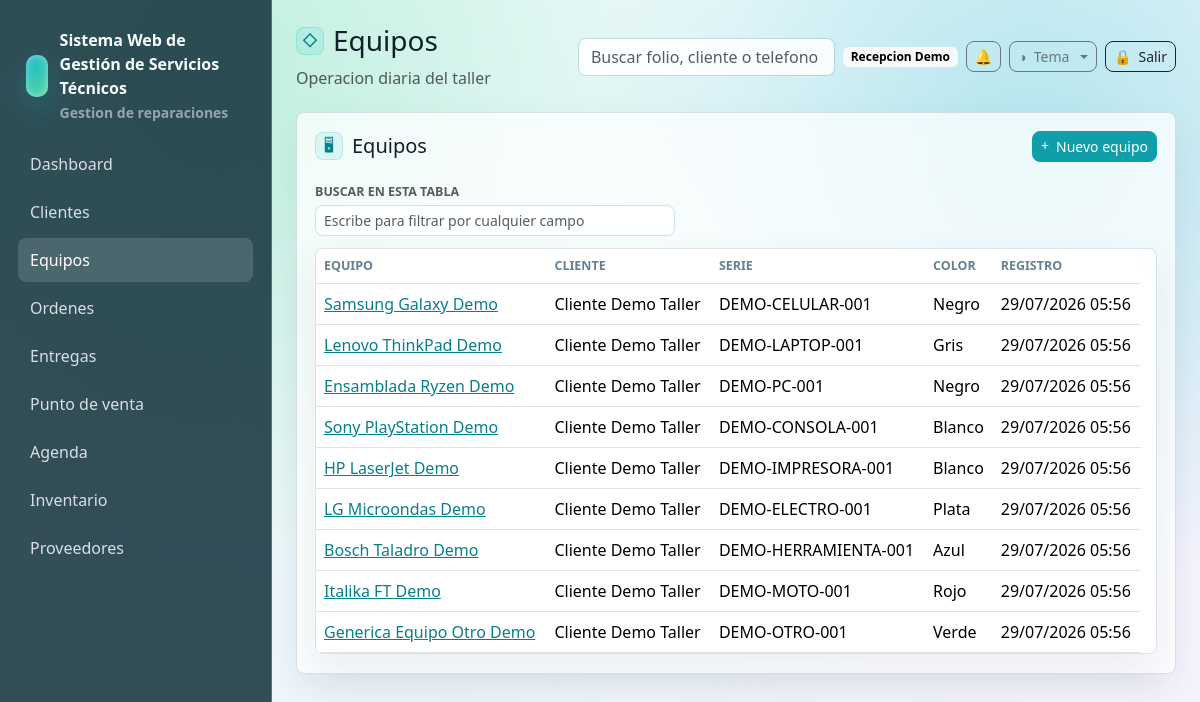
The page /equipos (signed in) on the database its author committed.
### tables this page shows
CREATE TABLE users (
    id INT UNSIGNED AUTO_INCREMENT PRIMARY KEY,
    name VARCHAR(160) NOT NULL,
    email VARCHAR(190) NOT NULL UNIQUE,
    password VARCHAR(255) NOT NULL,
    phone VARCHAR(40) NULL,
    status ENUM('activo','inactivo','bloqueado') NOT NULL DEFAULT 'activo',
    last_login_at DATETIME NULL,
    created_at DATETIME NOT NULL DEFAULT CURRENT_TIMESTAMP,
    updated_at DATETIME NULL ON UPDATE CURRENT_TIMESTAMP,
    deleted_at DATETIME NULL
);

CREATE TABLE equipos (
    id INT UNSIGNED AUTO_INCREMENT PRIMARY KEY,
    cliente_id INT UNSIGNED NOT NULL,
    tipo ENUM('celular','laptop','pc','consola','impresora','electrodomestico','herramienta','moto','otro') NOT NULL DEFAULT 'otro',
    marca_id INT UNSIGNED NULL,
    modelo_id INT UNSIGNED NULL,
    marca VARCHAR(120) NULL,
    modelo VARCHAR(120) NULL,
    numero_serie VARCHAR(120) NULL,
    imei VARCHAR(80) NULL,
    color VARCHAR(80) NULL,
    password_equipo VARCHAR(120) NULL,
    accesorios_recibidos TEXT NULL,
    estado_fisico TEXT NULL,
    observaciones TEXT NULL,
    created_at DATETIME NOT NULL DEFAULT CURRENT_TIMESTAMP,
    updated_at DATETIME NULL ON UPDATE CURRENT_TIMESTAMP,
    deleted_at DATETIME NULL,
    CONSTRAINT fk_equipos_cliente FOREIGN KEY (cliente_id) REFERENCES clientes(id),
    CONSTRAINT fk_equipos_marca FOREIGN KEY (marca_id) REFERENCES equipo_marcas(id) ON DELETE SET NULL,
    CONSTRAINT fk_equipos_modelo FOREIGN KEY (modelo_id) REFERENCES equipo_modelos(id) ON DELETE SET NULL,
    INDEX idx_equipos_cliente (cliente_id),
    INDEX idx_equipos_marca (marca_id),
    INDEX idx_equipos_modelo (modelo_id),
    INDEX idx_equipos_tipo (tipo),
    INDEX idx_equipos_serie (numero_serie),
    INDEX idx_equipos_imei (imei)
);

CREATE TABLE clientes (
    id INT UNSIGNED AUTO_INCREMENT PRIMARY KEY,
    nombre_completo VARCHAR(190) NOT NULL,
    telefono VARCHAR(40) NOT NULL,
    whatsapp VARCHAR(40) NULL,
    email VARCHAR(190) NULL,
    domicilio VARCHAR(255) NULL,
    ciudad VARCHAR(120) NULL,
    estado VARCHAR(120) NULL,
    codigo_postal VARCHAR(20) NULL,
    rfc VARCHAR(20) NULL,
    notas_internas TEXT NULL,
    estatus ENUM('activo','inactivo') NOT NULL DEFAULT 'activo',
    created_at DATETIME NOT NULL DEFAULT CURRENT_TIMESTAMP,
    updated_at DATETIME NULL ON UPDATE CURRENT_TIMESTAMP,
    deleted_at DATETIME NULL,
    INDEX idx_clientes_nombre (nombre_completo),
    INDEX idx_clientes_telefono (telefono),
    INDEX idx_clientes_email (email)
);

### resources/views/equipos/index.php (the view)
<div class="glass-card">
    <div class="d-flex justify-content-between align-items-center mb-3">
        <h2 class="h5 mb-0" data-icon="&#128421;">Equipos</h2>
        <a class="btn btn-primary btn-sm" data-icon="&#43;" href="<?= e(url('/equipos/create')) ?>">Nuevo equipo</a>
    </div>
    <div class="table-wrap">
        <table class="table align-middle">
            <thead><tr><th>Equipo</th><th>Cliente</th><th>Serie</th><th>Color</th><th>Registro</th></tr></thead>
            <tbody>
            <?php foreach ($equipos as $equipo): ?>
                <tr>
                    <td><a href="<?= e(url('/equipos/' . $equipo['id'])) ?>"><?= e(trim($equipo['marca'] . ' ' . $equipo['modelo']) ?: $equipo['tipo']) ?></a></td>
                    <td><?= e($equipo['cliente_nombre']) ?></td>
                    <td><?= e($equipo['numero_serie'] ?: $equipo['imei']) ?></td>
                    <td><?= e($equipo['color']) ?></td>
                    <td><?= e(fechaHumana($equipo['created_at'])) ?></td>
                </tr>
            <?php endforeach; ?>
            </tbody>
        </table>
    </div>
</div>

### app/Core/Router.php (shortened to what the rows shown need)
<?php
final class Router
{
    private array $routes = [];
    private function add(string $method, string $path, callable|array $handler): void
    {
        $pattern = preg_replace('#\{([a-zA-Z_][a-zA-Z0-9_]*)\}#', '(?P<$1>[^/]+)', $path);
        $this->routes[] = [
            'method' => $method,
            'path' => $path,
            'pattern' => '#^' . $pattern . '$#',
            'handler' => $handler,
        ];
    }
    public function dispatch(Request $request): void
    {
        foreach ($this->routes as $route) {
            if ($route['method'] !== $request->method()) {
                continue;
            }
            if (preg_match($route['pattern'], $request->path(), $matches)) {
                $params = array_filter($matches, 'is_string', ARRAY_FILTER_USE_KEY);
                $handler = $route['handler'];
                if (is_array($handler)) {
                    [$class, $method] = $handler;
                    $controller = new $class();
                    $controller->{$method}($request, ...array_values($params));
                    return;
                }
                return;
            }
        }
    }
}

### resources/views/layouts/app.php (shortened to what the rows shown need)
<?php
$user = Auth::user();
$appConfig = require BASE_PATH . '/config/app.php';
$systemName = (string) ($appConfig['name'] ?? 'Servicio Tecnico');
$businessLogo = '';
try {
    $cfg = new ConfiguracionService();
    $systemName = trim((string) $cfg->get('sistema.nombre', $systemName)) ?: $systemName;
    $businessLogo = config_asset_src((string) $cfg->get('negocio.logo_url', ''));
} catch (Throwable) {
    $businessLogo = '';
}
?>
<!doctype html>
<html lang="es">
<head>
    <link href="https://cdn.jsdelivr.net/npm/bootstrap@5.3.3/dist/css/bootstrap.min.css" rel="stylesheet">
    <link href="<?= e(asset('css/app.css') . '?v=20260708-pos-modal-theme') ?>" rel="stylesheet">
    <link href="<?= e(asset('css/themes/crystal.css') . '?v=20260708-pos-modal-theme') ?>" rel="stylesheet">
    <link href="<?= e(asset('css/themes/dark.css') . '?v=20260708-pos-modal-theme') ?>" rel="stylesheet">
    <link href="<?= e(asset('css/themes/live.css') . '?v=20260708-pos-modal-theme') ?>" rel="stylesheet">
    <link href="<?= e(asset('css/themes/blueprint.css') . '?v=20260708-pos-modal-theme') ?>" rel="stylesheet">
</head>
<body>
<div class="app-shell">
    <aside class="sidebar" id="app-sidebar">
        <div class="brand">
            <?php if ($businessLogo !== ''): ?>
                <img class="brand-logo" src="<?= e($businessLogo) ?>" alt="<?= e($systemName) ?>">
            <?php else: ?>
                <div class="brand-mark"></div>
            <?php endif; ?>
            <div>
                <div><?= e($systemName) ?></div>
                <small class="text-white-50">Gestion de reparaciones</small>
            </div>
        </div>
        <nav class="nav flex-column">
            <?php foreach ([
                ['Dashboard', '/', 'dashboard'],
                ['Clientes', '/clientes', 'clientes'],
                ['Equipos', '/equipos', 'equipos'],
                ['Ordenes', '/ordenes', 'ordenes'],
                ['Entregas', '/entregas', 'ordenes'],
                ['Punto de venta', '/punto-venta', 'punto_venta'],
                ['Caja', '/caja', 'caja'],
                ['Agenda', '/agenda', 'agenda'],
                ['Inventario', '/inventario', 'inventario'],
                ['Proveedores', '/proveedores', 'proveedores'],
                ['Garantias', '/garantias', 'garantias'],
                ['Reportes', '/reportes', 'reportes'],
                ['Configuracion', '/configuracion', 'configuracion'],
                ['Usuarios y roles', '/usuarios', 'usuarios'],
            ] as [$label, $href, $module]): ?>
                <?php if (Auth::can($module, 'ver')): ?>
                    <a class="nav-link <?= e(is_active($href)) ?>" href="<?= e(url($href)) ?>"><?= e($label) ?></a>
                <?php endif; ?>
            <?php endforeach; ?>
        </nav>
    </aside>
    <main class="main">
        <header class="topbar">
            <div class="topbar-title">
                <h1 class="h3 mb-1" data-icon="&#9671;"><?= e($title ?? '') ?></h1>
                <div class="text-muted">Operacion diaria del taller</div>
            </div>
            <div class="d-flex align-items-center gap-2 topbar-actions">
                <form class="d-none d-md-block" action="<?= e(url('/ordenes')) ?>">
                    <input class="form-control" name="q" placeholder="Buscar folio, cliente o telefono">
                </form>
                <span class="badge text-bg-light topbar-user"><?= e($user['name'] ?? 'Usuario') ?></span>
                <div class="dropdown">
                    <button class="btn btn-outline-secondary btn-sm notif-bell" type="button" data-bs-toggle="dropdown" aria-expanded="false" aria-label="Notificaciones">
                        &#128276;
                    </button>
                </div>
                <div class="dropdown theme-switcher">
                    <button class="btn btn-outline-secondary btn-sm dropdown-toggle" type="button" data-bs-toggle="dropdown" aria-expanded="false" aria-label="Tema" data-icon="&#9681;"><span class="btn-label">Tema</span></button>
                </div>
                <form method="post" action="<?= e(url('/logout')) ?>">
                    <button class="btn btn-outline-dark btn-sm" aria-label="Salir" data-icon="&#128274;"><span class="btn-label">Salir</span></button>
                </form>
            </div>
        </header>
        <?= $content ?>
    </main>
</div>
</body>
</html>

### rows shown on the page
users: name "Recepcion Demo"
equipos: marca+modelo "Samsung Galaxy Demo", cliente.nombre_completo "Cliente Demo Taller", numero_serie "DEMO-CELULAR-001", color "Negro", created_at "29/07/2026 05:56"
equipos: marca+modelo "Lenovo ThinkPad Demo", cliente.nombre_completo "Cliente Demo Taller", numero_serie "DEMO-LAPTOP-001", color "Gris", created_at "29/07/2026 05:56"
equipos: marca+modelo "Ensamblada Ryzen Demo", cliente.nombre_completo "Cliente Demo Taller", numero_serie "DEMO-PC-001", color "Negro", created_at "29/07/2026 05:56"
equipos: marca+modelo "Sony PlayStation Demo", cliente.nombre_completo "Cliente Demo Taller", numero_serie "DEMO-CONSOLA-001", color "Blanco", created_at "29/07/2026 05:56"
equipos: marca+modelo "HP LaserJet Demo", cliente.nombre_completo "Cliente Demo Taller", numero_serie "DEMO-IMPRESORA-001", color "Blanco", created_at "29/07/2026 05:56"
equipos: marca+modelo "LG Microondas Demo", cliente.nombre_completo "Cliente Demo Taller", numero_serie "DEMO-ELECTRO-001", color "Plata", created_at "29/07/2026 05:56"
equipos: marca+modelo "Bosch Taladro Demo", cliente.nombre_completo "Cliente Demo Taller", numero_serie "DEMO-HERRAMIENTA-001", color "Azul", created_at "29/07/2026 05:56"
equipos: marca+modelo "Italika FT Demo", cliente.nombre_completo "Cliente Demo Taller", numero_serie "DEMO-MOTO-001", color "Rojo", created_at "29/07/2026 05:56"
equipos: marca+modelo "Generica Equipo Otro Demo", cliente.nombre_completo "Cliente Demo Taller", numero_serie "DEMO-OTRO-001", color "Verde", created_at "29/07/2026 05:56"

### other values the page prints
$systemName "Sistema Web de Gestión de Servicios Técnicos"
$label "Dashboard"
$label "Clientes"
$label "Equipos"
$label "Ordenes"
$label "Entregas"
$label "Punto de venta"
$label "Agenda"
$label "Inventario"
$label "Proveedores"
